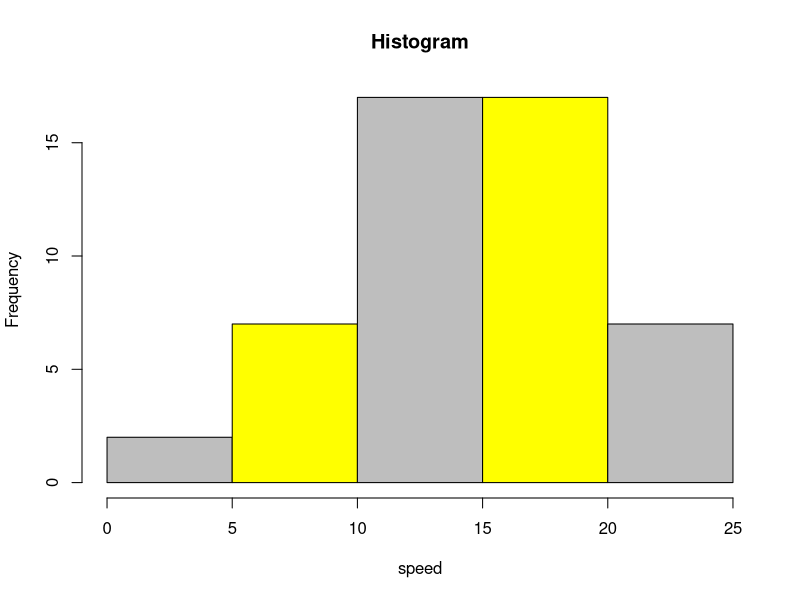
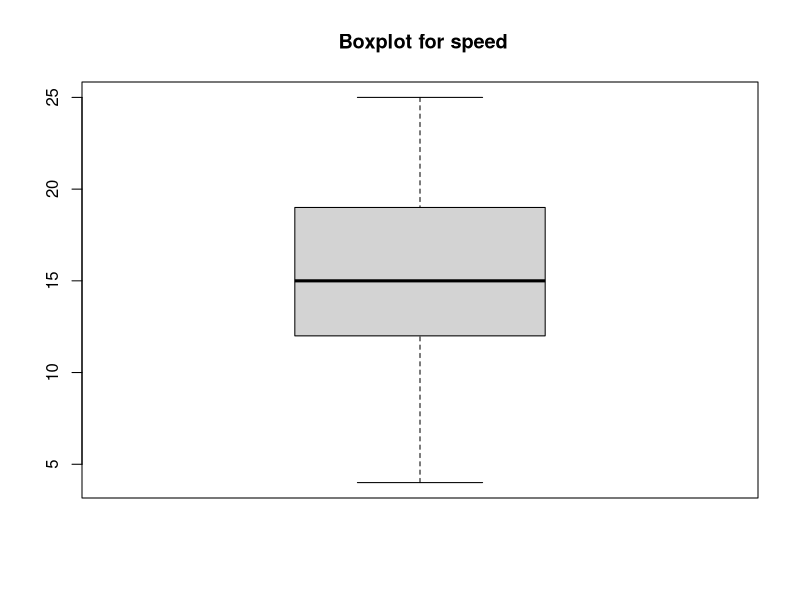
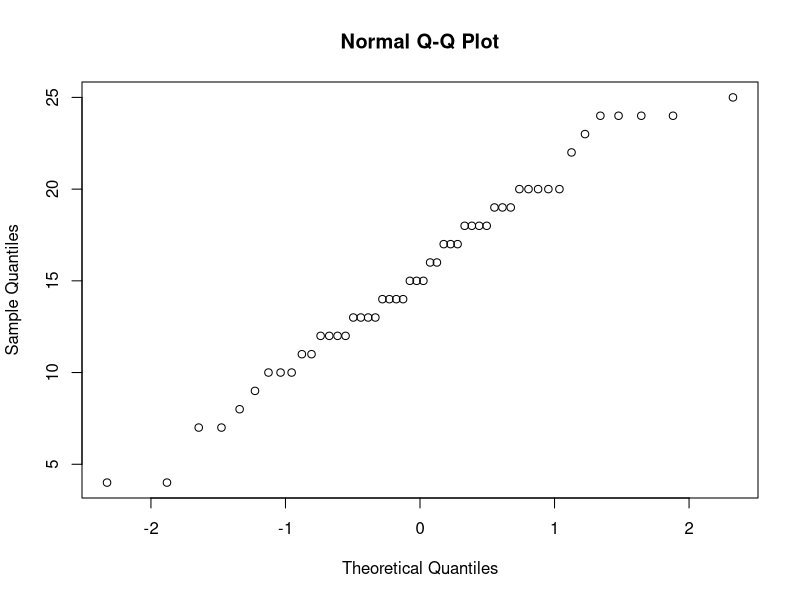

Reproduce these figures in R, in order.
#Descriptive statistics 
#Cars dataset contains speed and distance of 50 cars.
#Description of the data set
#Speed in miles per second
#Distance in miles

#The aim is to build a Descriptive statistics using inbuilt R datasets in order to understand features of data

#Importing data set Cars
data(cars)

summary(cars)

hist(cars$speed, main= " Histogram " , col = c("gray","yellow") , xlab = "speed")


#display data in boxplot
boxplot(cars$speed, main= " Boxplot for speed")

#display data in qqnorm
qqnorm(cars$speed)

#display data using other plots and functions (optional)
#correlation

x <- (cars$speed)
y <- (cars$dist)
cor(x,y)

